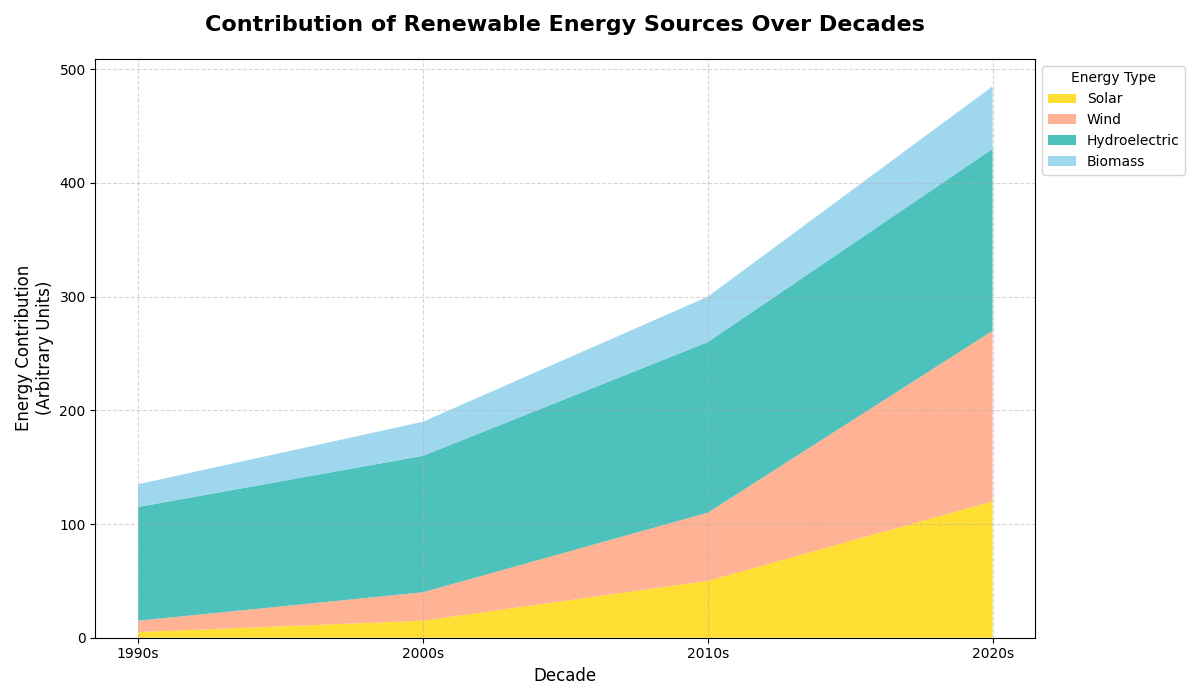

Here is the Python script that generated this plot:
import matplotlib.pyplot as plt
import numpy as np

# Define the decades for the x-axis
decades = ['1990s', '2000s', '2010s', '2020s']

# Contribution of each renewable source (in arbitrary units)
solar_energy = [5, 15, 50, 120]
wind_energy = [10, 25, 60, 150]
hydroelectric = [100, 120, 150, 160]
biomass_energy = [20, 30, 40, 55]

# Stack these contributions for the area chart
energy_data = np.array([solar_energy, wind_energy, hydroelectric, biomass_energy])

# Plotting the stacked area chart
fig, ax = plt.subplots(figsize=(12, 7))

# Manually shuffled colors for each energy source
colors = ['#FFD700', '#FFA07A', '#20B2AA', '#87CEEB'] 

# Create stacked area chart
ax.stackplot(decades, energy_data, labels=['Solar', 'Wind', 'Hydroelectric', 'Biomass'], colors=colors, alpha=0.8)

# Customize the plot with title, labels, and legend
ax.set_title('Contribution of Renewable Energy Sources Over Decades', fontsize=16, fontweight='bold', pad=20)
ax.set_xlabel('Decade', fontsize=12)
ax.set_ylabel('Energy Contribution\n(Arbitrary Units)', fontsize=12)
ax.legend(loc='upper left', fontsize=10, bbox_to_anchor=(1, 1), title='Energy Type')

# Add grid for better readability
ax.grid(True, linestyle='--', alpha=0.5)

# Adjust layout to prevent label overlapping
plt.tight_layout()

# Show the plot
plt.show()
